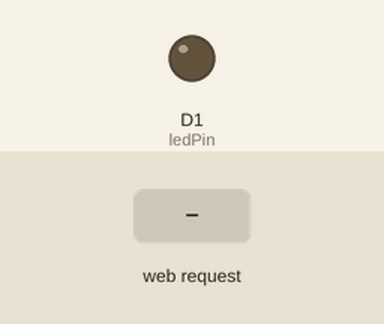
Recording of a sketch running on a simulated ESP8266 (NodeMCU). Parts: output pins drawn as LEDs (lit = HIGH). The test bench sets the inputs (shaded band). WiFi joins after 1.5 s; servers stay silent unless stated; what the sketch prints to the serial monitor is not drawn.

Above: at 2.7 s.
2.8 s: HTTP request GET /led?state=on received
At 4.0 s:
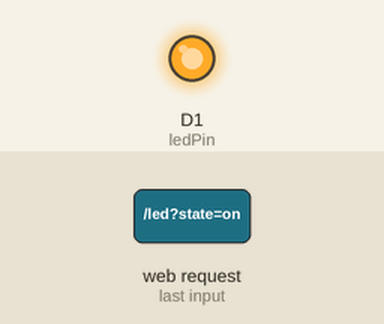
4.3 s: HTTP request GET /led?state=1 received
At 5.2 s:
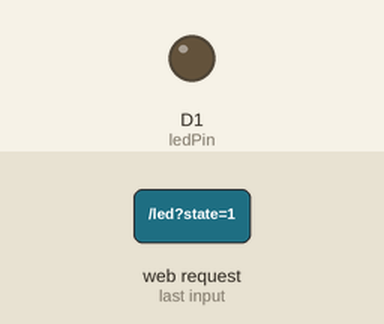
Timing chart, 0 to 7.3 s (numbered marks = the images above; inputs shaded):
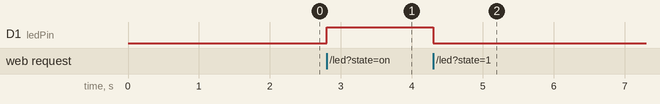

The sketch:

wifi_led.ino
```cpp
#include <ESP8266WiFi.h>
#include <ESP8266WebServer.h>

const char* ssid = "Thỏ";
const char* password = "15072005";

ESP8266WebServer server(80);

const int ledPin = D1;

bool ledState = LOW;

// --- HTML, CSS, VÀ JAVASCRIPT CHO TRANG WEB ---
String htmlPage = R"rawliteral(
<!DOCTYPE html>
<html lang="vi">
<head>
    <meta charset="UTF-8">
    <meta name="viewport" content="width=device-width, initial-scale=1.0">
    <title>ESP8266 LED Control</title>
    <style>
        body { font-family: Arial, sans-serif; text-align: center; background-color: #f0f0f0; }
        .container { max-width: 400px; margin: 20px auto; padding: 20px; background-color: #fff; border-radius: 8px; box-shadow: 0 2px 5px rgba(0,0,0,0.1); }
        h1 { color: #333; }
        button { padding: 15px; font-size: 18px; margin: 10px; border-radius: 5px; border: none; cursor: pointer; width: 100px; }
        #btn-on { background-color: #28a745; color: white; }
        #btn-on:hover { background-color: #218838; }
        #btn-off { background-color: #dc3545; color: white; }
        #btn-off:hover { background-color: #c82333; }
    </style>
</head>
<body>
    <div class="container">
        <h1>Bộ điều khiển đèn LED</h1>
        <button id="btn-on" onclick="toggleLED('on')">BẬT</button>
        <button id="btn-off" onclick="toggleLED('off')">TẮT</button>
    </div>

    <script>
        // Hàm bật/tắt LED
        function toggleLED(state) {
            fetch('/led?state=' + state)
                .then(response => response.text())
                .then(data => console.log('LED:', data));
        }
    </script>
</body>
</html>
)rawliteral";
// --------------------------------------------------

// HÀM XỬ LÝ CHO SETUP()
void setup() {
  Serial.begin(115200);

  // Cài đặt chân
  pinMode(ledPin, OUTPUT);
  digitalWrite(ledPin, ledState); // Bắt đầu ở trạng thái TẮT

  // Kết nối Wi-Fi
  Serial.print("Dang ket noi den ");
  Serial.println(ssid);
  WiFi.begin(ssid, password);
  while (WiFi.status() != WL_CONNECTED) {
    delay(500);
    Serial.print(".");
  }
  Serial.println("\nDa ket noi Wi-Fi!");
  Serial.print("Dia chi IP: ");
  Serial.println(WiFi.localIP());

  // --- ĐỊNH NGHĨA CÁC ĐƯỜNG DẪN (ROUTES) CỦA WEB SERVER ---

  // 1. Đường dẫn trang chủ ("/")
  server.on("/", []() {
    server.send(200, "text/html", htmlPage);
  });

  // 2. Đường dẫn điều khiển LED ("/led")
  // Nhận yêu cầu như: /led?state=on
  server.on("/led", []() {
    if (server.hasArg("state")) {
      String state = server.arg("state");
      if (state == "on") {
        digitalWrite(ledPin, HIGH);
        ledState = HIGH;
        server.send(200, "text/plain", "Da bat LED");
      } else {
        digitalWrite(ledPin, LOW);
        ledState = LOW;
        server.send(200, "text/plain", "Da tat LED");
      }
    } else {
      server.send(400, "text/plain", "Thieu tham so 'state'");
    }
  });

  // Bắt đầu máy chủ
  server.begin();
  Serial.println("Web Server da khoi dong!");
}

// HÀM XỬ LÝ CHO LOOP()
void loop() {
  server.handleClient(); // Luôn lắng nghe các yêu cầu từ client
}
```

Measured:
- after the input at 2.8 s, D1 (ledPin): LOW → HIGH at once
- after the input at 4.3 s, D1 (ledPin): HIGH → LOW at once
